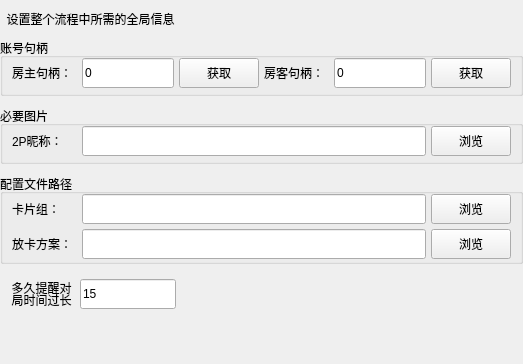
<?xml version="1.0" encoding="UTF-8"?>
<ui version="4.0">
 <class>StartParam</class>
 <widget class="QWidget" name="StartParam">
  <property name="geometry">
   <rect>
    <x>0</x>
    <y>0</y>
    <width>523</width>
    <height>364</height>
   </rect>
  </property>
  <property name="windowTitle">
   <string>Form</string>
  </property>
  <layout class="QVBoxLayout" name="verticalLayout_general">
   <property name="spacing">
    <number>10</number>
   </property>
   <property name="leftMargin">
    <number>0</number>
   </property>
   <property name="topMargin">
    <number>10</number>
   </property>
   <property name="rightMargin">
    <number>0</number>
   </property>
   <property name="bottomMargin">
    <number>0</number>
   </property>
   <item>
    <widget class="QLabel" name="label_dsc">
     <property name="maximumSize">
      <size>
       <width>16777215</width>
       <height>30</height>
      </size>
     </property>
     <property name="text">
      <string>  设置整个流程中所需的全局信息</string>
     </property>
    </widget>
   </item>
   <item>
    <widget class="QGroupBox" name="groupBox_player_hwnd">
     <property name="maximumSize">
      <size>
       <width>16777215</width>
       <height>60</height>
      </size>
     </property>
     <property name="title">
      <string>账号句柄</string>
     </property>
     <property name="flat">
      <bool>false</bool>
     </property>
     <layout class="QHBoxLayout" name="horizontalLayout_player_hwnd">
      <property name="spacing">
       <number>5</number>
      </property>
      <property name="leftMargin">
       <number>9</number>
      </property>
      <property name="topMargin">
       <number>0</number>
      </property>
      <property name="rightMargin">
       <number>9</number>
      </property>
      <property name="bottomMargin">
       <number>5</number>
      </property>
      <item>
       <widget class="QLabel" name="label_1p_hwnd">
        <property name="minimumSize">
         <size>
          <width>65</width>
          <height>0</height>
         </size>
        </property>
        <property name="maximumSize">
         <size>
          <width>65</width>
          <height>16777215</height>
         </size>
        </property>
        <property name="text">
         <string>房主句柄：</string>
        </property>
       </widget>
      </item>
      <item>
       <widget class="QLineEdit" name="lineEdit_1p_hwnd">
        <property name="minimumSize">
         <size>
          <width>0</width>
          <height>30</height>
         </size>
        </property>
        <property name="maximumSize">
         <size>
          <width>16777215</width>
          <height>30</height>
         </size>
        </property>
        <property name="text">
         <string>0</string>
        </property>
       </widget>
      </item>
      <item>
       <widget class="QPushButton" name="pushButton_1p_hwnd">
        <property name="minimumSize">
         <size>
          <width>80</width>
          <height>30</height>
         </size>
        </property>
        <property name="maximumSize">
         <size>
          <width>40</width>
          <height>30</height>
         </size>
        </property>
        <property name="text">
         <string>获取</string>
        </property>
       </widget>
      </item>
      <item>
       <widget class="QLabel" name="label_2p_hwnd">
        <property name="minimumSize">
         <size>
          <width>65</width>
          <height>0</height>
         </size>
        </property>
        <property name="maximumSize">
         <size>
          <width>50</width>
          <height>16777215</height>
         </size>
        </property>
        <property name="text">
         <string>房客句柄：</string>
        </property>
       </widget>
      </item>
      <item>
       <widget class="QLineEdit" name="lineEdit_2p_hwnd">
        <property name="minimumSize">
         <size>
          <width>0</width>
          <height>30</height>
         </size>
        </property>
        <property name="maximumSize">
         <size>
          <width>16777215</width>
          <height>30</height>
         </size>
        </property>
        <property name="text">
         <string>0</string>
        </property>
       </widget>
      </item>
      <item>
       <widget class="QPushButton" name="pushButton_2p_hwnd">
        <property name="minimumSize">
         <size>
          <width>80</width>
          <height>30</height>
         </size>
        </property>
        <property name="maximumSize">
         <size>
          <width>40</width>
          <height>30</height>
         </size>
        </property>
        <property name="text">
         <string>获取</string>
        </property>
       </widget>
      </item>
     </layout>
    </widget>
   </item>
   <item>
    <widget class="QGroupBox" name="groupBox_necessity_pic">
     <property name="minimumSize">
      <size>
       <width>0</width>
       <height>50</height>
      </size>
     </property>
     <property name="maximumSize">
      <size>
       <width>16777215</width>
       <height>60</height>
      </size>
     </property>
     <property name="title">
      <string>必要图片</string>
     </property>
     <property name="flat">
      <bool>false</bool>
     </property>
     <layout class="QHBoxLayout" name="horizontalLayout_necessity_pic">
      <property name="spacing">
       <number>5</number>
      </property>
      <property name="leftMargin">
       <number>9</number>
      </property>
      <property name="topMargin">
       <number>0</number>
      </property>
      <property name="rightMargin">
       <number>9</number>
      </property>
      <property name="bottomMargin">
       <number>5</number>
      </property>
      <item>
       <widget class="QLabel" name="label_2p_name_pic">
        <property name="minimumSize">
         <size>
          <width>65</width>
          <height>0</height>
         </size>
        </property>
        <property name="maximumSize">
         <size>
          <width>65</width>
          <height>16777215</height>
         </size>
        </property>
        <property name="text">
         <string>2P昵称：</string>
        </property>
       </widget>
      </item>
      <item>
       <widget class="QLineEdit" name="lineEdit_2p_name_pic">
        <property name="minimumSize">
         <size>
          <width>0</width>
          <height>30</height>
         </size>
        </property>
       </widget>
      </item>
      <item>
       <widget class="QPushButton" name="pushButton_2p_name_pic">
        <property name="minimumSize">
         <size>
          <width>80</width>
          <height>30</height>
         </size>
        </property>
        <property name="maximumSize">
         <size>
          <width>40</width>
          <height>30</height>
         </size>
        </property>
        <property name="text">
         <string>浏览</string>
        </property>
       </widget>
      </item>
     </layout>
    </widget>
   </item>
   <item>
    <widget class="QGroupBox" name="groupBox_flow_file_path">
     <property name="minimumSize">
      <size>
       <width>0</width>
       <height>90</height>
      </size>
     </property>
     <property name="title">
      <string>配置文件路径</string>
     </property>
     <layout class="QGridLayout" name="gridLayout_flow_file_path">
      <property name="topMargin">
       <number>0</number>
      </property>
      <property name="bottomMargin">
       <number>0</number>
      </property>
      <property name="spacing">
       <number>5</number>
      </property>
      <item row="0" column="0">
       <widget class="QLabel" name="label_deck_file">
        <property name="minimumSize">
         <size>
          <width>65</width>
          <height>0</height>
         </size>
        </property>
        <property name="text">
         <string>卡片组：</string>
        </property>
       </widget>
      </item>
      <item row="0" column="1">
       <widget class="QLineEdit" name="lineEdit_deck_file">
        <property name="minimumSize">
         <size>
          <width>0</width>
          <height>30</height>
         </size>
        </property>
       </widget>
      </item>
      <item row="0" column="2">
       <widget class="QPushButton" name="pushButton_deck_file">
        <property name="minimumSize">
         <size>
          <width>80</width>
          <height>30</height>
         </size>
        </property>
        <property name="maximumSize">
         <size>
          <width>40</width>
          <height>30</height>
         </size>
        </property>
        <property name="text">
         <string>浏览</string>
        </property>
       </widget>
      </item>
      <item row="1" column="0">
       <widget class="QLabel" name="label_plan_file">
        <property name="minimumSize">
         <size>
          <width>65</width>
          <height>0</height>
         </size>
        </property>
        <property name="text">
         <string>放卡方案：</string>
        </property>
       </widget>
      </item>
      <item row="1" column="1">
       <widget class="QLineEdit" name="lineEdit_plan_file">
        <property name="minimumSize">
         <size>
          <width>0</width>
          <height>30</height>
         </size>
        </property>
       </widget>
      </item>
      <item row="1" column="2">
       <widget class="QPushButton" name="pushButton_plan_file">
        <property name="minimumSize">
         <size>
          <width>80</width>
          <height>30</height>
         </size>
        </property>
        <property name="maximumSize">
         <size>
          <width>40</width>
          <height>30</height>
         </size>
        </property>
        <property name="text">
         <string>浏览</string>
        </property>
       </widget>
      </item>
     </layout>
    </widget>
   </item>
   <item>
    <widget class="QWidget" name="widget_other_setting" native="true">
     <property name="minimumSize">
      <size>
       <width>0</width>
       <height>40</height>
      </size>
     </property>
     <layout class="QHBoxLayout" name="horizontalLayout_other_setting" stretch="0,2,7">
      <property name="topMargin">
       <number>0</number>
      </property>
      <property name="bottomMargin">
       <number>0</number>
      </property>
      <item>
       <widget class="QLabel" name="label_max_check_time">
        <property name="minimumSize">
         <size>
          <width>65</width>
          <height>0</height>
         </size>
        </property>
        <property name="text">
         <string>&lt;html&gt;&lt;head/&gt;&lt;body&gt;&lt;p style='line-height:0'&gt;多久提醒对&lt;/p&gt;&lt;p&gt;局时间过长&lt;/p&gt;&lt;/body&gt;&lt;/html&gt;</string>
        </property>
        <property name="alignment">
         <set>Qt::AlignCenter</set>
        </property>
       </widget>
      </item>
      <item>
       <widget class="QLineEdit" name="lineEdit_max_check_time">
        <property name="minimumSize">
         <size>
          <width>0</width>
          <height>30</height>
         </size>
        </property>
        <property name="text">
         <string>15</string>
        </property>
       </widget>
      </item>
      <item>
       <spacer name="horizontalSpacer">
        <property name="orientation">
         <enum>Qt::Horizontal</enum>
        </property>
        <property name="sizeHint" stdset="0">
         <size>
          <width>330</width>
          <height>20</height>
         </size>
        </property>
       </spacer>
      </item>
     </layout>
    </widget>
   </item>
   <item>
    <spacer name="verticalSpacer_bottom">
     <property name="orientation">
      <enum>Qt::Vertical</enum>
     </property>
     <property name="sizeHint" stdset="0">
      <size>
       <width>20</width>
       <height>40</height>
      </size>
     </property>
    </spacer>
   </item>
  </layout>
 </widget>
 <resources/>
 <connections/>
</ui>
